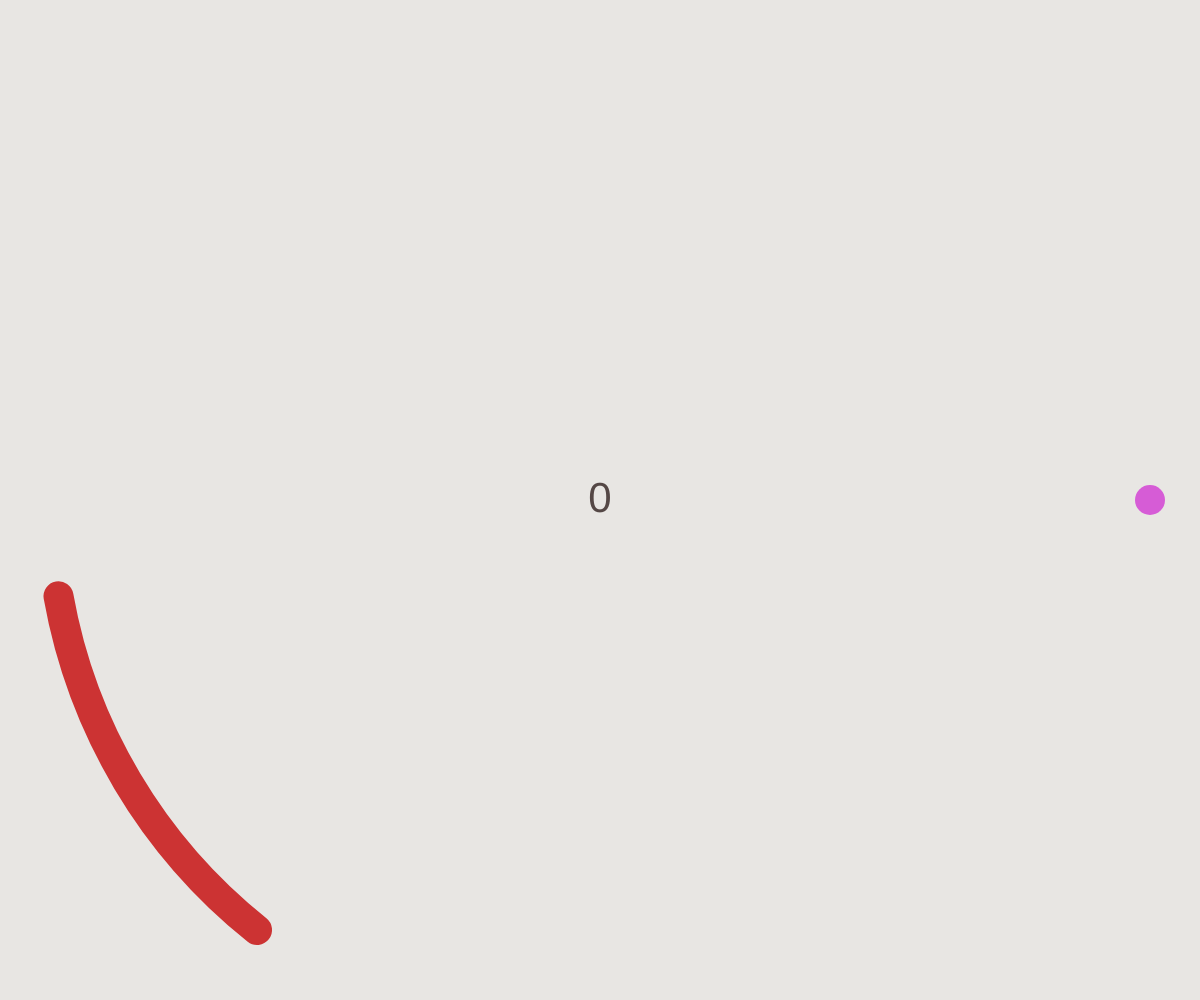
Frame 1 (no input)
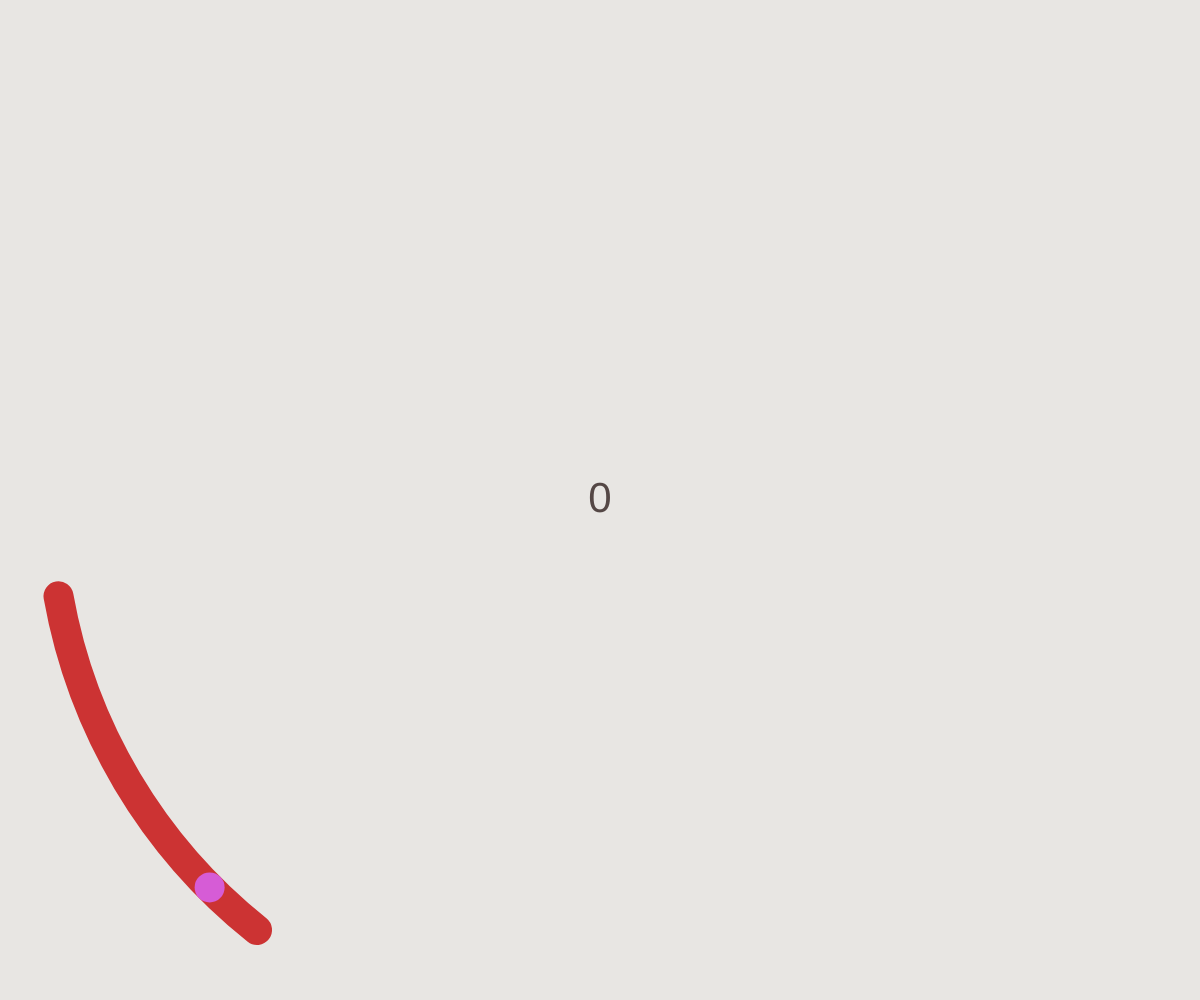
Frame 60 (no input)
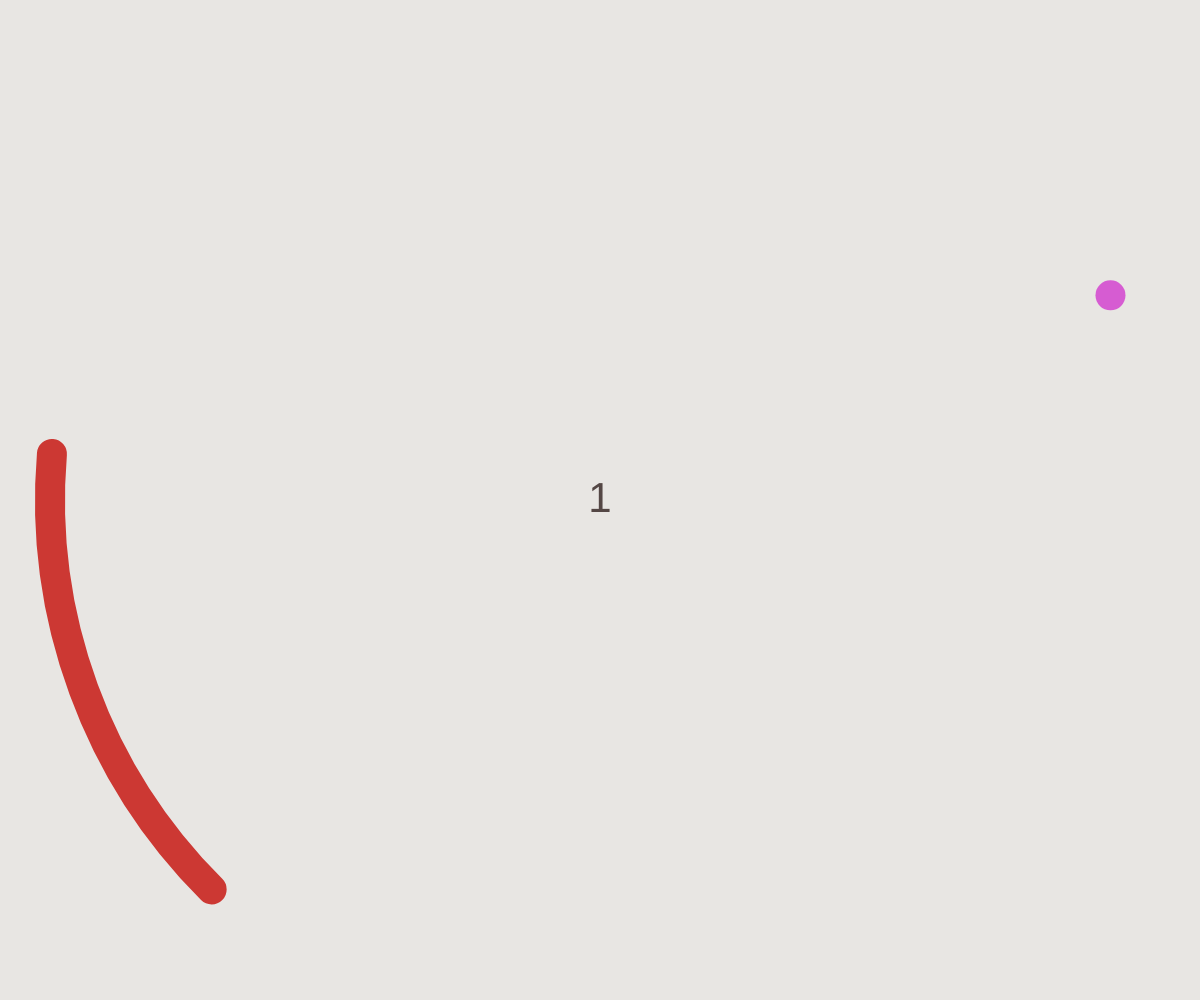
Frame 120 (the mouse pressed at the canvas centre since frame 60)

The p5.js sketch that drew these frames (run headless with seeded random() and noise() and a simulated clock; from frame 60 on, the mouse is pressed at the canvas centre):

// p5.js sketch
// ── sketch.js
const arcSize = window.innerWidth-100;

let arcStart;
let arcStop;

let score = 0;
let newScore = score;

let ballTheta = 0;
const baseBallSpeed = 0.04;
let ballSpeed = baseBallSpeed;

function newArc() {
  arcStart = random(0, PI);
  arcStop = arcStart+random(0.5, HALF_PI);
}

function polar(r, theta) {
  let x = r * cos(theta);
  let y = r * sin(theta);
  return {x, y}
}


function mousePressed() {
  if (arcStart < ballTheta && ballTheta < arcStop) {
    newScore = score + floor((100*(ballSpeed-baseBallSpeed)))+1;
    newArc();
    ballSpeed = 0.1;
  }
  else {
    newScore = 0;
  }
}

function setup() {
  createCanvas(window.innerWidth, window.innerHeight);
  newArc();
}

function draw() {
  colorMode(HSL);
  
  if (newScore < score) background(0, 20, 90-(score*5))
  else background(40, 10, 90);
    
  noFill();
  stroke(color(score*2, 60, 50));
  strokeWeight(30);
  arc(width/2, height/2, arcSize, arcSize, arcStart, arcStop);
  
  let ballPos = polar(arcSize/2, ballTheta);
  noStroke();
  fill(color(score*2+300, 60, 60));
  circle(width/2+ballPos.x, height/2+ballPos.y, 30);
  
  fill(color(10, 10, 30));
  textSize(42);
  textAlign(CENTER, CENTER);
  if (frameCount % 3 == 0) {
    if (newScore > score) score++;
    else if (newScore < score) score -= ceil(score/3);
  }
  text(score, width/2, height/2);
  
  ballTheta += ballSpeed;
  ballTheta = ballTheta % TWO_PI
  ballSpeed = lerp(ballSpeed, baseBallSpeed, 0.05); 
}
